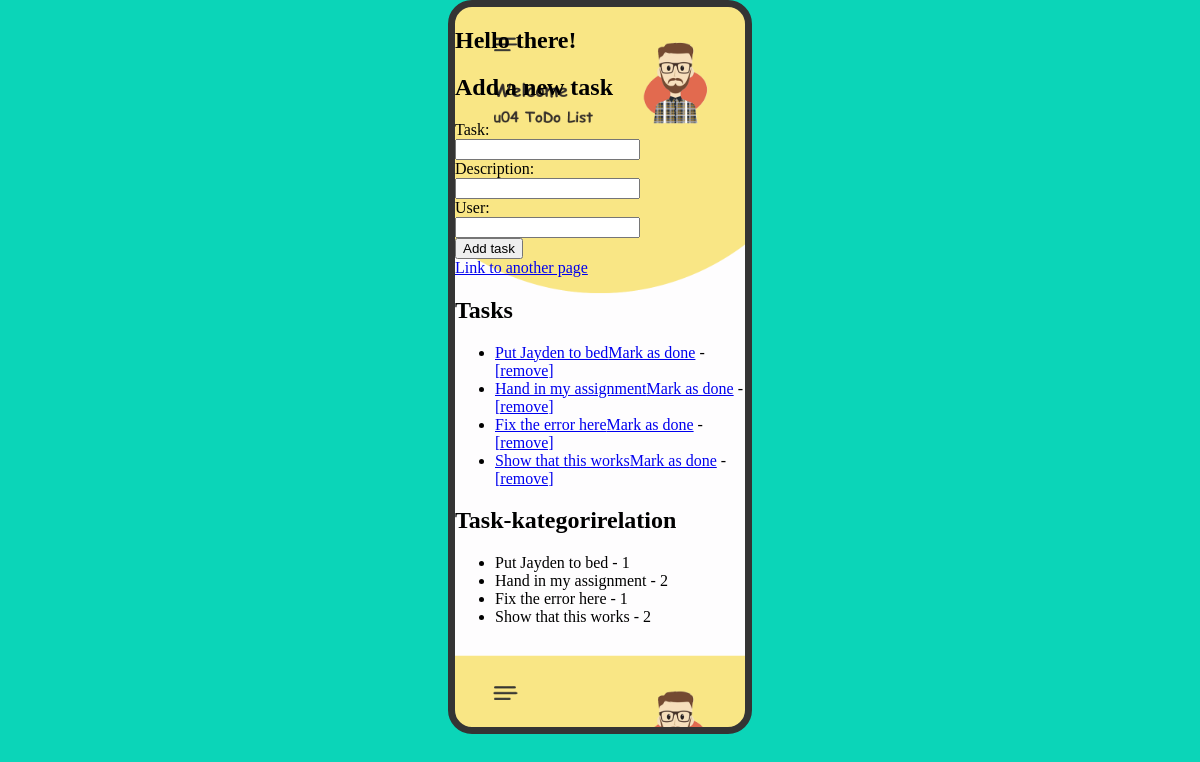
The app's page /Mistakes/index1.php with its own data.
### tables this page shows
CREATE TABLE `task` (
  `taskId` int(11) NOT NULL AUTO_INCREMENT,
  `taskTitle` varchar(50) NOT NULL,
  `taskDescription` varchar(50) DEFAULT NULL,
  `taskDone` tinyint(1) DEFAULT NULL,
  `taskDate` date DEFAULT NULL,
  `userId` int(11) DEFAULT NULL,
  PRIMARY KEY (`taskId`),
  KEY `userId` (`userId`),
  CONSTRAINT `task_ibfk_2` FOREIGN KEY (`userId`) REFERENCES `user` (`userId`) ON UPDATE NO ACTION
);

### crud.php (called while the page is built, shortened)
<?php
function getAllTasks()
{
    $conn = prepareDB();
    $query =<<<SQL
    SELECT * FROM task WHERE taskDone=0;
    SQL;
    try {
        $stmt = $conn->prepare($query);
        $stmt->execute();
        $stmt->setFetchMode(PDO::FETCH_ASSOC);
        return $stmt->fetchAll();
    }
    catch (PDOException $error) {
        echo "Error: " . $error->getMessage();
    }
}
function getTaskRelation()
{
    $conn = prepareDB();
    $query =<<<SQL
    SELECT task.taskTitle, task.taskDescription, task.taskDone, task.taskDate, task.userId
    FROM user
    INNER JOIN task
    ON user.userId = task.userId;
    SQL;
    try {
        $stmt = $conn->prepare($query);
        $stmt->execute();
        $stmt->setFetchMode(PDO::FETCH_ASSOC);
        return $stmt->fetchAll();
    }
    catch (PDOException $error) {
        echo "Error: " . $error->getMessage();
    }
}
?>

### Mistakes/index1.php (the view, shortened to what this page needs)
<!DOCTYPE html>
<html lang="en">
<head>
    <link rel="stylesheet" href="styles.css">
</head>
<body>
<section class="iPhone">
<?php
    include 'crud.php';
?>
    <h1>Hello there!</h1>
<div class="box">
    <h2>Add a new task</h2>
    <form method="post" action="<?php echo $_SERVER["PHP_SELF"] ?>">
        <label for="inputTitle">Task:</label><br>
        <input type="text" name="taskTitle" id="inputTitle"><br>
        <label for="inputDescription">Description:</label><br>
        <input type="text" name="taskDescription" id="inputDescription"><br>
        <label for="inputUser">User:</label><br>
        <input type="text" name="userId" id="inputUser"><br>
        <input type="submit" value="Add task">
    </form>
</div>
<a href="index2.php" class="bull"> Link to another page </a>
<div class="dogs">
    <h2>Tasks</h2>
    <?php
    echo("<ul>");
    foreach(getAllTasks() as $task)
    {
        print("<li>");
        print("<a href='" . $_SERVER["PHP_SELF"] . "?showtaskId=" . $task["taskId"] . "' class='chicken'>");
        print($task['taskTitle']);
        print("</a>");
        print("<a href='" . $_SERVER["PHP_SELF"] . "?taskDone=" . $task["taskId"] . "' class='done-button'>");
        print("Mark as done");
        print("</a>");
        print(" - ");
        print("<a href='" . $_SERVER["PHP_SELF"] . "?deletetaskId=" . $task["taskId"] . "' class='potato'>");
        print("[remove]");
        print("</a>");
        print("</li>");
    }
    echo("</ul>");
    ?>
</div>
<?php
    echo "<h2>Task-kategorirelation</h2>";
    echo("<ul>");
    foreach(getTaskRelation() as $task)
    {
        print("<li>");
        print($task['taskTitle']);
        print(" - ");
        print($task['userId']);
        print("</li>");
    }
    echo("</ul>");
    ?>
</section>
</body>
</html>

### styles.css (style rules this page uses)
body { background-color: #0bd5b8; height: 100vh; margin: 0; padding: 0; }
body .iPhone { background-image: url(/screensaver.png); background-size: 100%; border: 7px solid #343434; border-radius: 24px; width: 290px; height: 90vh; margin: auto; overflow-y: scroll; overflow-x: hidden; z-index: 1000; }

### records on screen
task: taskTitle "Put Jayden to bed", userId "1"
task: taskTitle "Hand in my assignment", userId "2"
task: taskTitle "Fix the error here", userId "1"
task: taskTitle "Show that this works", userId "2"
